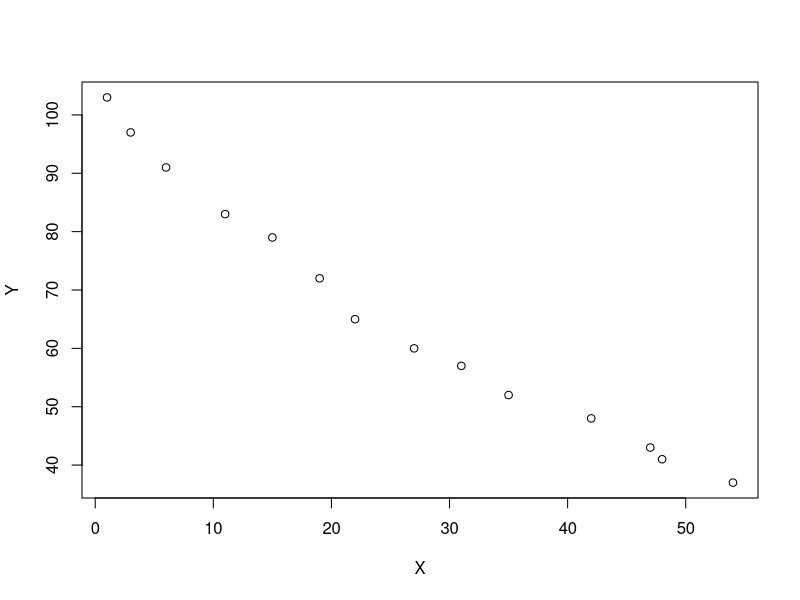
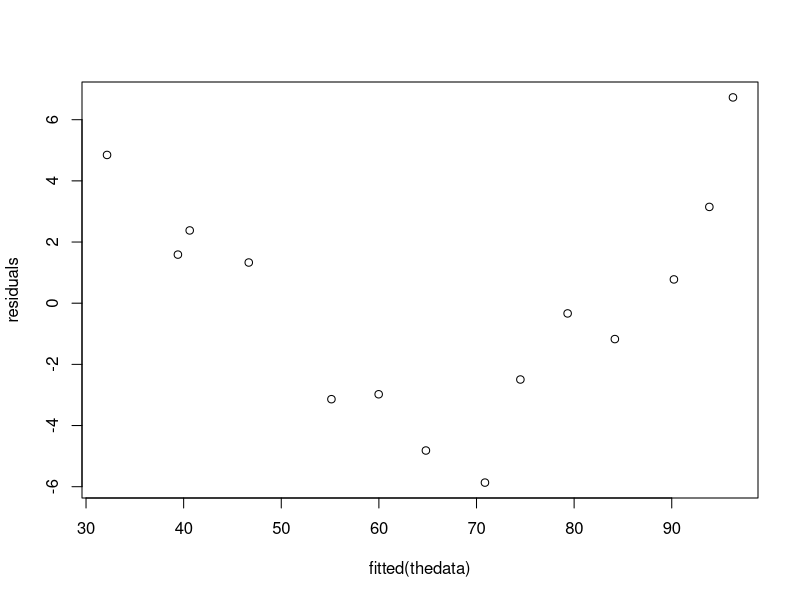
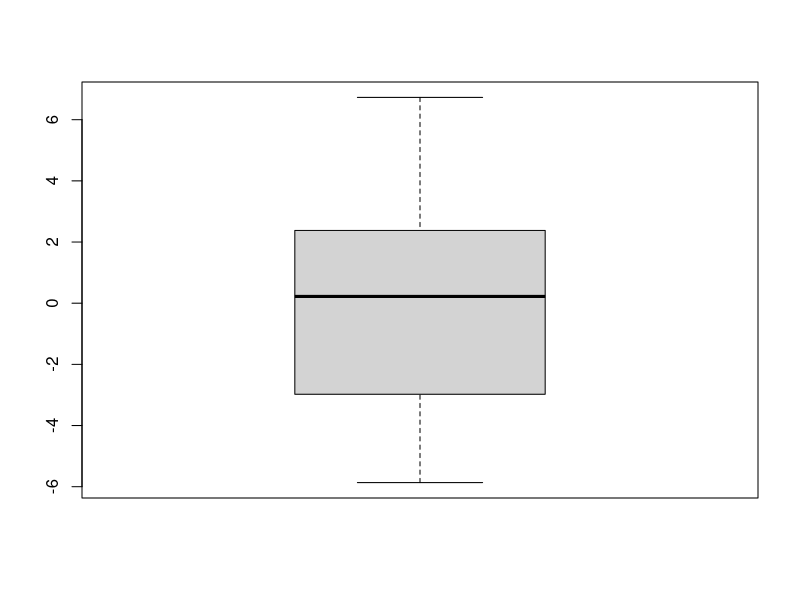
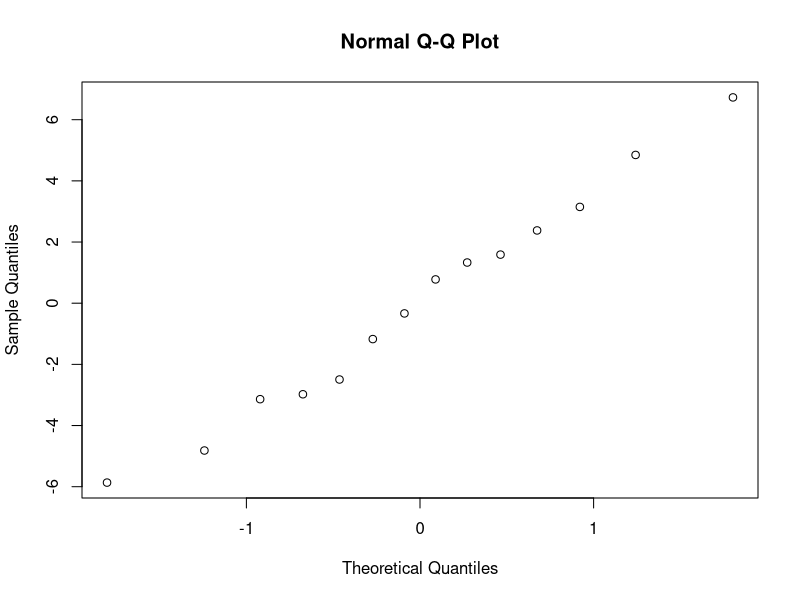

The R source for these figures, in order:
## ---- chunk 1
library(tidyverse)
library(dplyr)
library(broom)
#part 1

X<-c(1,3,6,11,15,19,22,27,31,35,42,47,48,54)
X

Y<-c(103,97,91,83,79,72,65,60,57,52,48,43,41,37)
Y
#a. Use and show R code to produce a scatter plot for the bivariate data given above. Indicate if the scatter
#plot is showing a definitive positive or negative trend for the data. Use R code or offer a good
#approximation for the correlation coefficient.
plot(Y~X)
#it looks like there is a definitive negative trend

cor(X,Y)
#-.986 is the correlation coefficient which means that there is a very strong correlation
#between the two variables and its a strong negative trend
## ---- chunk 2
#b. Use and show R code to produce a linear model for the bivariate data shown above (use the lm method).
#Interpret the slope of your model.

lmequation<-lm(Y~X)
lmequation
#Y=97.48-1.21x

# slope is -1.21/1
#for every 1 (units?), you subtract by -1.21
## ---- chunk 3
#c. Use your model to predict the value of Y if X is 58.

AnswertoC<-97.48-(1.21*58)
AnswertoC
#Y=27.3
## ---- chunk 4
#d. Should your model be used to predict a value of Y for an X value of 75? Justify your answer.

thedata <- lm(Y~X)
thedata

AnswertoD<-97.48-(1.21*75)
AnswertoD

# just by looking at the equation and filling out the equation with x=75 it gives us 6.73.
# if we were to extrapolate and look at the trends of the data and the data points it would show that :
X<-c(1,3,6,11,15,19,22,27,31,35,42,47,48,54)
X

Y<-c(103,97,91,83,79,72,65,60,57,52,48,43,41,37)
Y

#when we do a number higher that 54 it will be lower than 37... when we look at the graph the graph goes in a 
#negative direction and if we were to expand the graph to look closer the closer the x is to 75 the lower the number.
#therefore, if we were to look at he model that we created, plug in 75 and get an answer of 6.72, that is on trend with what
#we can assume as we look at the chart as well.yes, we could use our model to predict a value of y from x equalling 75


#old code dont need to look at 
#newdf <- data.frame(X = 75)
#newdf

#predict(object = thedata, newdata = newdf, interval = "prediction") %>% 
  #cbind(newdf)
## ---- chunk 5
#e. Use and show R code to determine how much of the variation in Y is explained by your model.

summary(lmequation)

#r2 = .97
#it tells us our moel is explaining 97%  between the dependent and independent
## ---- chunk 6
#f. Find a 95% confidence interval for the slope of your model.

thedata <- lm(Y~X)
thedata
thedata1 <- tidy(thedata, conf.int = TRUE)
select(thedata1, term, estimate, p.value, conf.low, conf.high)
# LB -1.34        UB -1.08

#We are 95% confident that the true population slope 
# falls between -1.34 and -1.08
## ---- chunk 7
#g. Now find a prediction interval for the fixed value of 11, using r code as demonstrated in class.

AnswertoG<-97.48-(1.21*11)
AnswertoG



newdf1 <- data.frame(X = 11)
newdf1

predict(object = thedata, newdata = newdf1, interval = "prediction") %>% 
  cbind(newdf1)

#prediction interval:
 # lwr         upr 
 #75.38924    92.95739
## ---- chunk 8
#h. Find the specific residual for the data point (57,31). Does the residual indicate that the observed value of
#57 is above or below average. Explain why or why not.

#observed
#y=57
#x=31

#expected
AnswertoH<-97.48-(1.21*31)
AnswertoH

#observed-expected
57-59.97
#-2.97
# it is below average because it is a negative number
## ---- chunk 9
#i. Use and show R code to find all of the residuals of your model.

resid(thedata) -> residuals
residuals
## ---- chunk 10
#j. Use and show R code to produce the residual plot. (Residuals versus Fitted Values) Does the Residual
#Plot suggest a good linear fit for your model? Explain why or why not.

plot(fitted(thedata), residuals)


#a residual plot is supposed to not have a pattern and be spread out. this plot seems to have a reverse bell shaped curve
#it does not suggest a good linear model because it is not randomly dispersed
## ---- chunk 11
#k. Use and show R code that produces a boxplot of your residuals. Does your boxplot indicate the
#existence of outliers.

boxplot(residuals)


# the boxplot does not show any dots outside of the boxplot which means theres no outliers
## ---- chunk 12
#l. Use and show R code to determine the normality status of your residuals.

resid(thedata) -> residuals
residuals

qqnorm(residuals)
## ---- chunk 13
#m. Find the value that estimates the variance of the population linear model. (Use may use R coding)

thedata <- lm(Y~X)
thedata
anova(thedata)

#the sum of squares for the x is 5907.6 and for the residuals its 173.3
## ---- chunk 14
#n. Execute an F test to determine if a linear model from part 1b is appropriate.
#Use the steps and procedure illustrated in class by making use of an
#ANOVA table, the F value, and the F critical number. And of course,
#indicate if the null hypothesis should be rejected.

X<-c(1,3,6,11,15,19,22,27,31,35,42,47,48,54)
X

Y<-c(103,97,91,83,79,72,65,60,57,52,48,43,41,37)
Y

thedata <- lm(Y~X)
thedata
anova(thedata)
#fvalue= 409.11
#get fcritical
qf(p=.05,df1=1,df2=12, lower.tail = FALSE)
#  fcritical is 4.74

#f  value is greater than f critical we will reject the null
## ---- chunk 15
#o. Now use matrix methods to find b0 and b1. Write the regression model and compare your results to the
#answer for part b above.

Y<-c(103,97,91,83,79,72,65,60,57,52,48,43,41,37)
Y
Ym<-matrix(c(103,
             97,
             91,
             83,
             79,
             72,
             65,
             60,
             57,
             52,
             48,
             43,
             41,
             37), ncol = 1, byrow = TRUE)
Ym


X<-c(1,3,6,11,15,19,22,27,31,35,42,47,48,54)
X

Xm <- matrix(c(1,1,
               1,3,
               1,6,
               1,11,
               1,15,
               1,19,
               1,22,
               1,27,
               1,31,
               1,35,
               1,42,
               1,47,
               1,48,
               1,54 ), ncol = 2, byrow = TRUE)
Xm

interceptandslope<-solve(t(Xm)%*%Xm)%*%t(Xm)%*%Ym
interceptandslope
#        [,1]
#[1,] 97.48100
#[2,] -1.20979
#Y=97.48-1.21x

# they are the same intercept and slope as part 1b
## ---- chunk 16
#p. Use matrix methods to find residuals of your model.

Ym -  Xm %*% interceptandslope
## ---- chunk 17
#q. Use matrix methods to also find the fitted values for your model.

Xm %*% interceptandslope   # these are the fitted values !!
## ---- chunk 18
#Part 2
#a. True or false; matrix multiplication is commutative. In other words matrix A times matrix B is the same
#as matrix B times matrix A



# FALSE... the order in which you multiply matters
## ---- chunk 19
#b. Use the following two matrices ; 
#A = 5 6.   B = 12 5
#.  -1 3.       2 -2
#to confirm the property (AB)-1= B-1A-1 (That is the inverse of matrix A multiplied by matrix B equals the
 # inverse of matrix B multiplied by the inverse of matrix A,

A=matrix(c(5,6,
          -1,3), ncol = 2, byrow = TRUE)
A

B=matrix(c(12,5,
            -2,-2), ncol = 2, byrow = TRUE)
B


#left of equals
solve(A%*%B)

#right of equals
solve(B)%*%solve(A)
## ---- chunk 20
#  c. Use R coding and matrix methods to solve the following system of equations.
                                       # 3x + y = 10
                                       # -2x + 3y = 8

A <- matrix(c(10,
              8
), ncol = 1, byrow = TRUE)
A


B <- matrix(c(3,1,
              -2,3), ncol = 2, byrow =TRUE)
B

det(B)

solve(B)

solve(B)%*%A



# x=2
#y=4
## ---- chunk 21
# d. Use R coding and matrix methods to solve the following system of equations.
 # 2x + y - 3z = -7
#  x + 2y + z = 8
# -3x - y + 2z = 1

A <- matrix(c(-7,
              8,
              1
), ncol = 1, byrow = TRUE)
A


B <- matrix(c(2,1,-3,
              1,2,1,
              -3,-1,2), ncol = 3, byrow =TRUE)
B

det(B)

solve(B)

solve(B)%*%A


